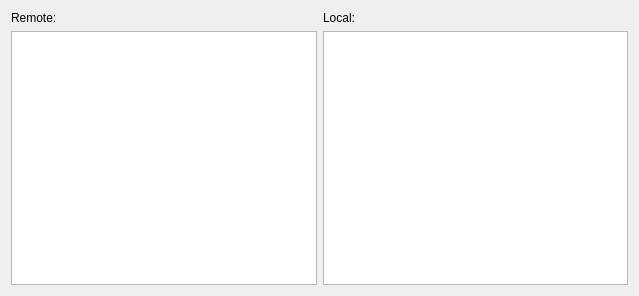
<?xml version="1.0" encoding="UTF-8"?>
<ui version="4.0">
 <class>ConversationWidget</class>
 <widget class="QWidget" name="ConversationWidget">
  <property name="geometry">
   <rect>
    <x>0</x>
    <y>0</y>
    <width>639</width>
    <height>296</height>
   </rect>
  </property>
  <property name="windowTitle">
   <string>ConversationWidget</string>
  </property>
  <property name="windowIcon">
   <iconset resource="resources.qrc">
    <normaloff>:/internet-device-Vista-icon.png</normaloff>:/internet-device-Vista-icon.png</iconset>
  </property>
  <layout class="QHBoxLayout" name="horizontalLayout">
   <item>
    <layout class="QVBoxLayout" name="verticalLayout">
     <item>
      <widget class="QLabel" name="label">
       <property name="text">
        <string>Remote:</string>
       </property>
      </widget>
     </item>
     <item>
      <widget class="QPlainTextEdit" name="serverLog">
       <property name="readOnly">
        <bool>true</bool>
       </property>
      </widget>
     </item>
    </layout>
   </item>
   <item>
    <layout class="QVBoxLayout" name="verticalLayout_2">
     <item>
      <widget class="QLabel" name="label_2">
       <property name="text">
        <string>Local:</string>
       </property>
      </widget>
     </item>
     <item>
      <widget class="QPlainTextEdit" name="clientLog">
       <property name="readOnly">
        <bool>true</bool>
       </property>
      </widget>
     </item>
    </layout>
   </item>
  </layout>
 </widget>
 <layoutdefault spacing="6" margin="11"/>
 <resources>
  <include location="resources.qrc"/>
 </resources>
 <connections/>
</ui>
